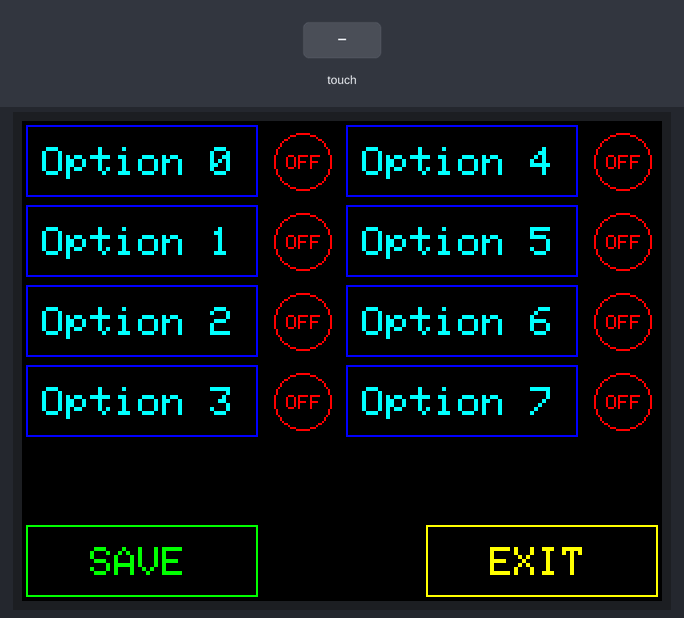
Recording of a sketch running on a simulated Arduino Uno, built with avr-gcc and run on an emulated ATmega328P. Parts: 320×240 colour display. Inputs (shaded band) come from the test bench. What the sketch prints to the serial monitor is not drawn.

Above: at 1.9 s.
2.0 s: touch panel pressed at 87 % / 70 % of its raw x / y range
At 4.1 s:
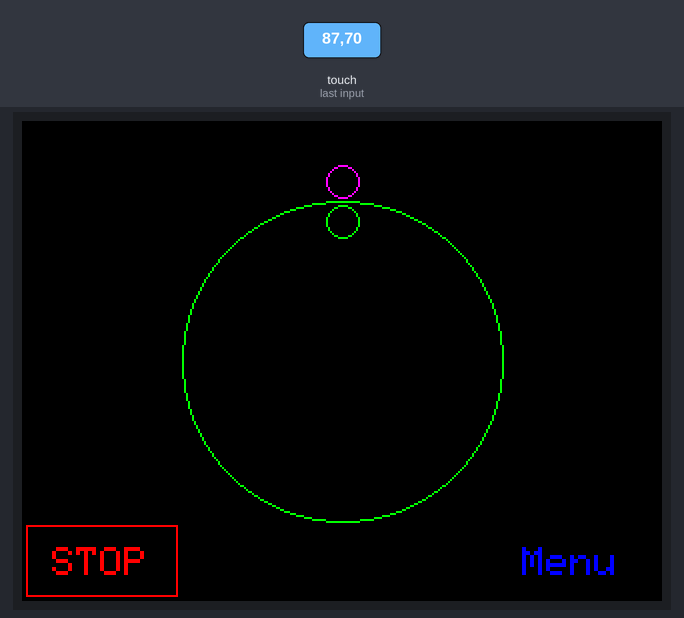
5.0 s: touch panel pressed at 87 % / 90 % of its raw x / y range
At 6.2 s:
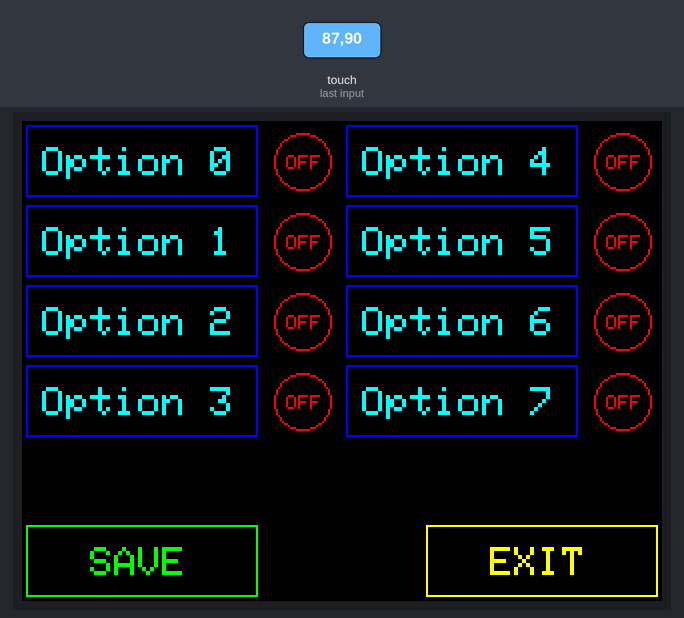
6.7 s: touch panel pressed at 13 % / 10 % of its raw x / y range
At 7.7 s:
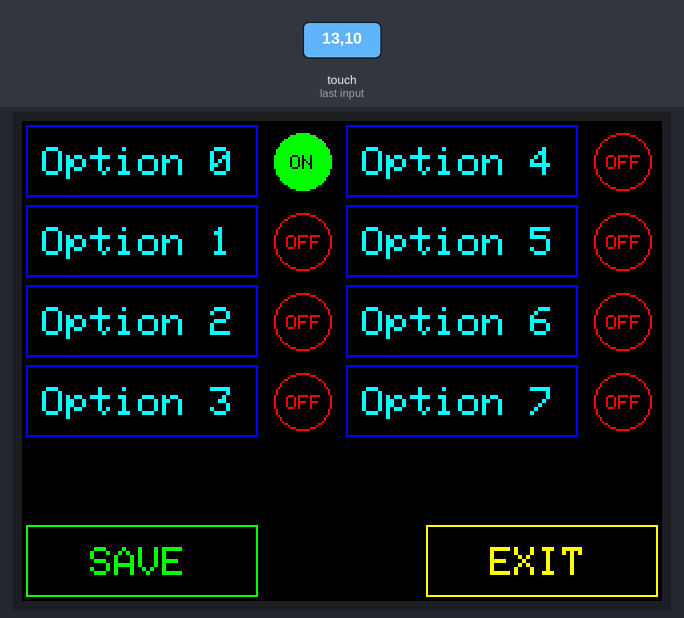
8.2 s: touch panel pressed at 38 % / 10 % of its raw x / y range
At 8.9 s:
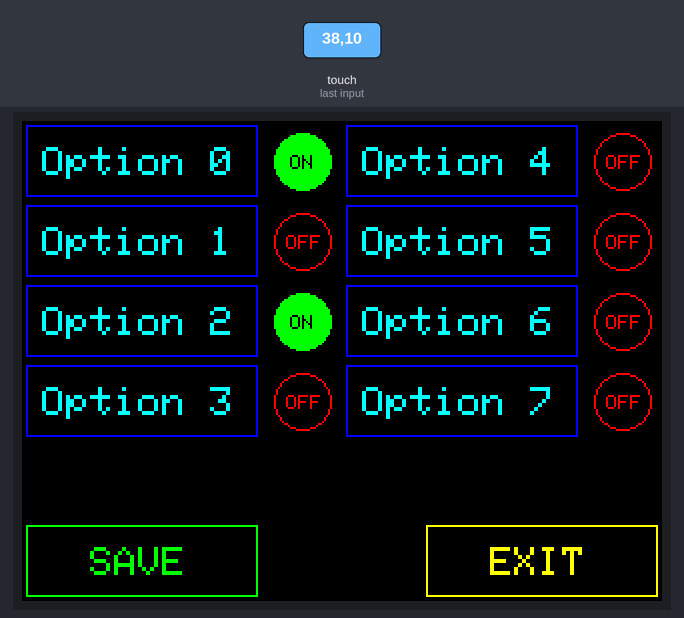
9.7 s: touch panel pressed at 62 % / 10 % of its raw x / y range
At 10.9 s:
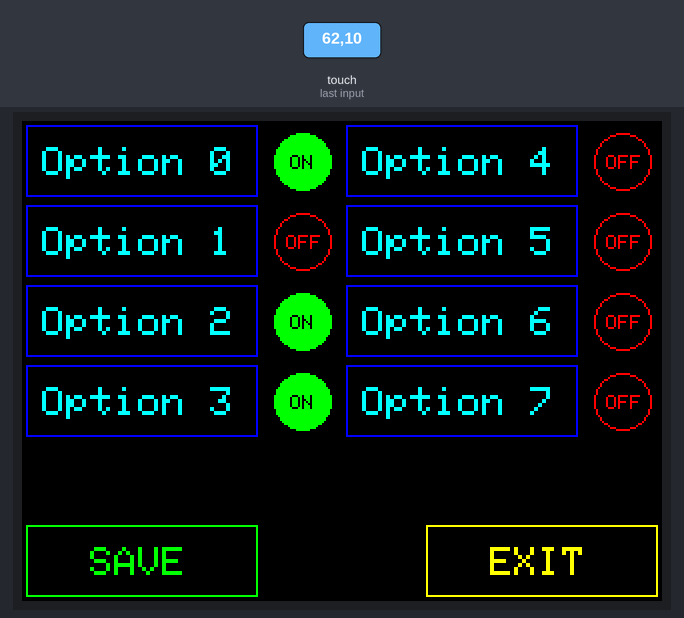
11.2 s: touch panel pressed at 87 % / 10 % of its raw x / y range
At 11.8 s:
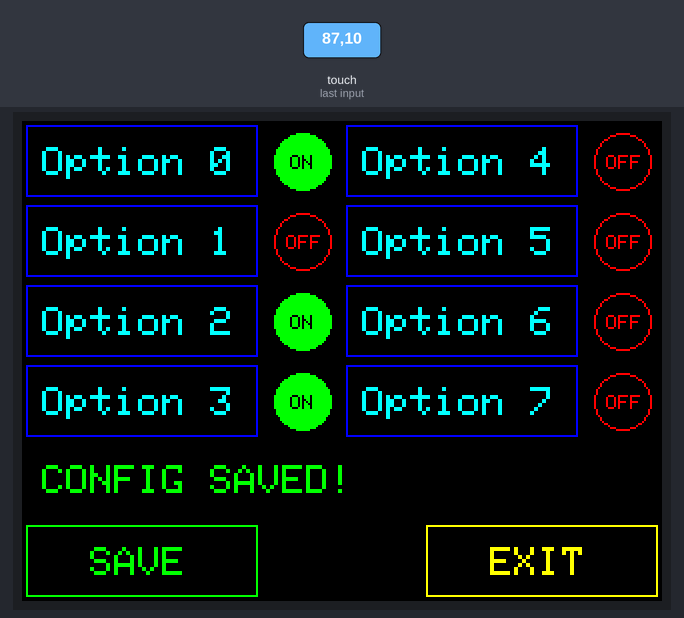
Timing chart, 0 to 14.2 s (numbered marks = the images above; inputs shaded):
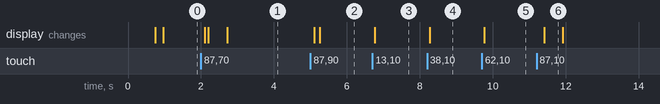

The sketch:

RC_Remote_UNO.ino
```cpp
#include <Adafruit_GFX.h>    // Core graphics library
#include <Elegoo_TFTLCD.h> // Hardware-specific library
#include <TouchScreen.h>
#include <string.h>
#include <SoftwareSerial.h>


///___LCD CONFIGURATION___///
// The control pins for the LCD can be assigned to any digital or
// analog pins...but we'll use the analog pins as this allows us to
// double up the pins with the touch screen (see the TFT paint example).
#define LCD_CS A3 // Chip Select goes to Analog 3
#define LCD_CD A2 // Command/Data goes to Analog 2
#define LCD_WR A1 // LCD Write goes to Analog 1
#define LCD_RD A0 // LCD Read goes to Analog 0
#define LCD_RESET A4 // Can alternately just connect to Arduino's reset pin


///___TOUCH CONFIGURATION___///
#define YP A3       // must be an analog pin, use "An" notation!
#define XM A2       // must be an analog pin, use "An" notation!
#define YM 9        // can be a digital pin
#define XP 8        // can be a digital pin

#define TS_MINX 950 //CALIBRATION DATA (PORTRAIT MODE)
#define TS_MINY 62
#define TS_MAXX 100
#define TS_MAXY 925
#define MINPRESSURE 10
#define MAXPRESSURE 1000
unsigned int touchPixel[2];

///___COLOR SETUP___///
// Assign human-readable names to some common 16-bit color values:
#define BLACK   0x0000
#define GRAY    0x4044
#define BLUE    0x001F
#define RED     0xF800
#define GREEN   0x07E0
#define CYAN    0x07FF
#define MAGENTA 0xF81F
#define YELLOW  0xFFE0
#define WHITE   0xFFFF


///___INITIALIZE TFT DISPLAY & TOUCH___///
TouchScreen ts = TouchScreen(XP, YP, XM, YM, 300);
Elegoo_TFTLCD tft(LCD_CS, LCD_CD, LCD_WR, LCD_RD, LCD_RESET);


///___INITIALIZE FUNCTIONS___///
void LCD_INIT();
void PrintStartupMessage();
void DisplayConfigScreen();
void DrawButton (unsigned int grid_x, unsigned int grid_y, unsigned int grid_w, unsigned int grid_h, uint16_t buttonColor, String text, byte text_size, uint16_t textColor, bool singleChar, byte buttonID);
void DrawTile   (unsigned int grid_x, unsigned int grid_y, unsigned int grid_w, unsigned int grid_h, uint16_t buttonColor, String text, byte text_size, uint16_t textColor, bool singleChar);
void getTouchPoint();
void ConfigScreenTouch(byte buttonID);
void DisplayEmergencyScreen();
void DisplayMainScreen();

///___BUTTON FUNCTIONS AND VARIABALES___///
int   touchGrid [2];
const int  gridSize = 40;
//typedef void (*FuncArray)(bool);
//FuncArray ScreenFunctions[8][8];
int gridButtonLinks[8][8];
byte message_buffer;
//byte message;

///___MISC. VARIABLES___///
double angle;
double angle_old;
unsigned int compass_center[2] = {320/2 , 240/2};
unsigned int compass_radius=80;
unsigned int indicator_radius=40;
bool screen = 0;
double north_angle;
double steering_angle;
double north_old;
double steering_old;

///___COMMUNICATION SETUP___///
SoftwareSerial SoftSerial = SoftwareSerial(10, 11, false);
byte serial_out_buffer = 0;


void setup() {
  Serial.begin(115200);
  memset(gridButtonLinks,255,sizeof(gridButtonLinks));
  SoftSerial.begin(9600);
  LCD_INIT();
  PrintStartupMessage();
  delay(500);
}

void loop() {
  memset(gridButtonLinks,255,sizeof(gridButtonLinks));
  tft.fillScreen(BLACK);

  if (screen ==1){
    DisplayMainScreen();
  }
  while (screen == 1){  //MAIN SCREEN
    if(SoftSerial.available()>2){
      if(SoftSerial.read() == 255){
        north_angle = SoftSerial.read() * 6.2832/254.0;
        steering_angle = SoftSerial.read() * 6.2832/254.0;
        Serial.print(north_angle);Serial.print("\t");Serial.println(steering_angle);  //print output for testing
      }
      while(SoftSerial.available()){
        SoftSerial.read();
      }
    }
    UpdateCompass();
    getTouchPoint();
    delay(5);
  }


  memset(gridButtonLinks,255,sizeof(gridButtonLinks));
  tft.fillScreen(BLACK);

  if (screen == 0){
//    message_buffer = message;
    delay(10);
    DisplayConfigScreen();
  }
  while (screen == 0){  //CONFIG SCREEN
    getTouchPoint();
    delay(5);
  }
  SoftSerial.write(message_buffer);

}
```

DisplayFunctions.ino
```cpp
void PrintStartupMessage(){
  tft.setCursor(1,0);
  tft.setTextColor(MAGENTA);tft.setTextSize(3);tft.println("TFT_test.ino");
  tft.setTextColor(BLUE);   tft.setTextSize(1);tft.println("Resolution 320x240 px\nCapable of 500 pixels/sec");
  tft.setTextColor(BLUE);   tft.setTextSize(1);tft.println("Zachary Lauritzen 2022");
  tft.setTextColor(GREEN);  tft.setTextSize(2);tft.print("Beginning program...");
}

void DisplayConfigScreen(){
  DrawButton(0,0,3,1,BLUE,"Option 0",2,CYAN, 0,0);
  DrawButton(0,1,3,1,BLUE,"Option 1",2,CYAN, 0,1);
  DrawButton(0,2,3,1,BLUE,"Option 2",2,CYAN, 0,2);
  DrawButton(0,3,3,1,BLUE,"Option 3",2,CYAN, 0,3);
  DrawButton(4,0,3,1,BLUE,"Option 4",2,CYAN, 0,4);
  DrawButton(4,1,3,1,BLUE,"Option 5",2,CYAN, 0,5);
  DrawButton(4,2,3,1,BLUE,"Option 6",2,CYAN, 0,6);
  DrawButton(4,3,3,1,BLUE,"Option 7",2,CYAN, 0,7);
  DrawButton(0,5,3,1,GREEN,"  SAVE"   ,2,GREEN,0,10);
  DrawButton(5,5,3,1,YELLOW,"  EXIT"  ,2,YELLOW,0,11);

  DrawStatusLight(3,0,bitRead(message_buffer,0));
  DrawStatusLight(3,1,bitRead(message_buffer,1));
  DrawStatusLight(3,2,bitRead(message_buffer,2));
  DrawStatusLight(3,3,bitRead(message_buffer,3));
  DrawStatusLight(7,0,bitRead(message_buffer,4));
  DrawStatusLight(7,1,bitRead(message_buffer,5));
  DrawStatusLight(7,2,bitRead(message_buffer,6));
  DrawStatusLight(7,3,bitRead(message_buffer,7));

}


void DisplayMainScreen(){
  tft.setCursor(6,0);
  tft.setTextColor(10);
  tft.setTextSize(2);
  tft.setTextColor(WHITE,BLACK);
  tft.print("Radio transmitter active!!");
  delay(500);
  tft.setCursor(6,0);
  tft.print("                          ");
  tft.drawCircle(compass_center[0], compass_center[1], compass_radius , GREEN);
  DrawButton(6,5,2,1,BLACK,"Menu",2,BLUE,0,11);
  DrawButton(0,5,2,1,RED,"STOP",2,RED,1,222);
  //DrawTile  (0,0,1,6,RED,"",3,RED,0);
}


void UpdateCompass(){
  //DrawTile(0,0,8,1,WHITE,"MAIN DISPLAY",3,MAGENTA ,0);
  angle = byte(millis()/50)/255.0 * 360.0;

  if(true){
    tft.drawCircle(compass_center[0] +sin(north_old)       *(compass_radius - 10) , compass_center[1]  -cos(north_old)        *(compass_radius - 10),8,BLACK);
    tft.drawCircle(compass_center[0] +sin(north_angle)     *(compass_radius - 10) , compass_center[1]  -cos(north_angle)      *(compass_radius - 10),8,GREEN);
    tft.drawCircle(compass_center[0] +sin(steering_old)    *(compass_radius + 10) , compass_center[1]  -cos(steering_old)     *(compass_radius + 10),8,BLACK);
    tft.drawCircle(compass_center[0] +sin(steering_angle)  *(compass_radius + 10) , compass_center[1]  -cos(steering_angle)   *(compass_radius + 10),8,MAGENTA);

    north_old     = north_angle;
    steering_old  = steering_angle;

  }

}

void DisplayEmergencyScreen(){
  tft.fillScreen(RED);
  tft.setCursor(55,90);
  tft.setTextSize(4);
  tft.setTextColor(BLACK);
  tft.println("EMERGENCY\n     STOP!");

  while (1){
    delay(1000);
    }
}
```

DrawFunctions.ino
```cpp
void DrawButton(unsigned int grid_x, unsigned int grid_y, unsigned int grid_w, unsigned int grid_h, uint16_t buttonColor, String text, byte text_size, uint16_t textColor, bool singleChar, byte buttonID){
  byte button_margin = 2;

  byte text_margin = gridSize/2-text_size*4 + 1;
  byte center_offset = 10;
  if (singleChar == true){
     center_offset = 21-3*text_size;
  }

  tft.drawRect(gridSize*grid_x + button_margin, gridSize*grid_y + button_margin, gridSize*grid_w - 2*button_margin, gridSize*grid_h - 2*button_margin, buttonColor);
  tft.setCursor(gridSize*grid_x + center_offset, gridSize*grid_y + text_margin);
  tft.setTextSize(text_size);
  tft.setTextColor(textColor);
  tft.print(text);
  for (int a=grid_x;a<grid_w+grid_x;a++){
    for (int b=grid_y;b<grid_h+grid_y;b++){
      gridButtonLinks[a][b] = buttonID;
    }
  }

//  gridButtonLinks[grid_x][grid_y] = buttonID;


}

void DrawTile(unsigned int grid_x, unsigned int grid_y, unsigned int grid_w, unsigned int grid_h, uint16_t buttonColor, String text, byte text_size, uint16_t textColor, bool singleChar){
  byte button_margin = 2;

  byte text_margin = gridSize/2-text_size*4 + 1;
  byte center_offset = 10;
  if (singleChar == true){
     center_offset = 21-3*text_size;
  }

  tft.fillRect(gridSize*grid_x + button_margin, gridSize*grid_y + button_margin, gridSize*grid_w - 2*button_margin, gridSize*grid_h - 2*button_margin, buttonColor);
  tft.setCursor(gridSize*grid_x + center_offset, gridSize*grid_y + text_margin);
  tft.setTextSize(text_size);
  tft.setTextColor(textColor);
  tft.print(text);
}


void DrawStatusLight(unsigned int grid_x, unsigned int grid_y, bool input_bit){
  byte center_offset;
  byte text_margin = gridSize/2-1*4 + 1;
  tft.setTextSize(1);

  tft.fillCircle(gridSize*grid_x + gridSize/2, gridSize*grid_y + gridSize/2, gridSize/2-6, BLACK);


  if (input_bit){
    center_offset = 14;

    tft.fillCircle(gridSize*grid_x + gridSize/2, gridSize*grid_y + gridSize/2, gridSize/2-6, GREEN);
    tft.setCursor(gridSize*grid_x + center_offset, gridSize*grid_y + text_margin);
    tft.setTextColor(BLACK);
    tft.print("ON");
  }
  else {
    center_offset = 12;
    tft.drawCircle(gridSize*grid_x + gridSize/2, gridSize*grid_y + gridSize/2, gridSize/2-6, RED);
    tft.setCursor(gridSize*grid_x + center_offset, gridSize*grid_y + text_margin);
    tft.setTextColor(RED);
    tft.print("OFF");
  }

}
```

TouchFunctions.ino
```cpp
void getTouchPoint(){
  digitalWrite(13, HIGH);
  TSPoint p = ts.getPoint();
  digitalWrite(13, LOW);
  pinMode(XM, OUTPUT);
  pinMode(YP, OUTPUT);

  if (p.z > MINPRESSURE && p.z < MAXPRESSURE) {
    // scale from 0->1023 to tft.width
    //Serial.print(p.x);Serial.print('\t');Serial.print(p.y);
    p.x = map(p.x, TS_MINX, TS_MAXX, 240, 0);
    p.y = map(p.y, TS_MINY, TS_MAXY, 0, 320);
    touchPixel[0] = p.x;
    touchPixel[1] = p.y;
    //Serial.print("\ttouchGrid: ");Serial.print(touchGrid[0]);Serial.print(',');Serial.println(touchGrid[1]);
    touchGrid[0] = round((p.y)/gridSize); //flip x and y
    touchGrid[1] = round((p.x)/gridSize);

    ConfigScreenTouch(gridButtonLinks[touchGrid[0]][touchGrid[1]]);

    //tft.drawRect(touchGrid[0]*gridSize+5, touchGrid[1]*gridSize+5, gridSize-10, gridSize-10, MAGENTA);
    //DrawTile(touchGrid[0],touchGrid[1],1,1,BLUE,String(gridButtonLinks[touchGrid[0]][touchGrid[1]]),1,WHITE,0);
    //delay(250);
    //DisplayConfigScreen();

//    digitalWrite(13, HIGH);
//    TSPoint p = ts.getPoint();  //NOT NECESSARY
//
//    while (p.z > MINPRESSURE && p.z < MAXPRESSURE){
//      TSPoint p = ts.getPoint();
//    }
//    digitalWrite(13, LOW);
//    pinMode(XM, OUTPUT);
//    pinMode(YP, OUTPUT);

    delay(100);
  }


}


void ConfigScreenTouch(byte buttonID){
  if (buttonID <8){
    bitWrite(message_buffer,buttonID,!bitRead(message_buffer,buttonID));
    DisplayConfigScreen();
  }
  else if (buttonID == 10){
    delay(100);
    byte garbage = 69;
    SoftSerial.write(garbage);
    delay(100);
//    message = message_buffer;

    for (int n=0;n<8;n++){
//      Serial.print(bitRead(message,n));Serial.print(',');
    }
//    Serial.println();

    tft.setCursor(10,gridSize*4.3);
    tft.setTextSize(2);
    tft.setTextColor(GREEN,BLACK);
    tft.print("CONFIG SAVED!");
    delay(500);
    tft.setCursor(10,gridSize*4.3);
    tft.print("             ");


    }
    else if (buttonID == 11){
      screen = !screen;
    }
    else if (buttonID == 222){
      DisplayEmergencyScreen();
    }


  }
```

LCD_INIT.ino
```cpp
void LCD_INIT(){
  Serial.println(F("TFT_test.ino"));

  #ifdef USE_Elegoo_SHIELD_PINOUT
    Serial.println(F("Using Elegoo 2.8\" TFT Arduino Shield Pinout"));
  #else
    Serial.println(F("Using Elegoo 2.8\" TFT Breakout Board Pinout"));
  #endif

  Serial.print("TFT size is "); Serial.print(tft.width()); Serial.print("x"); Serial.println(tft.height());

  tft.reset();

  uint16_t identifier = tft.readID();
identifier=0x9341;
  if(identifier == 0x9325) {
    Serial.println(F("Found ILI9325 LCD driver"));
  } else if(identifier == 0x9328) {
    Serial.println(F("Found ILI9328 LCD driver"));
  } else if(identifier == 0x7575) {
    Serial.println(F("Found HX8347G LCD driver"));
  } else if(identifier == 0x9341) {
    Serial.println(F("Found ILI9341 LCD driver"));
  } else if(identifier == 0x8357) {
    Serial.println(F("Found HX8357D LCD driver"));
  } else {
    Serial.print(F("Unknown LCD driver chip: "));
    Serial.println(identifier, HEX);
    Serial.println(F("If using the Elegoo 2.8\" TFT Arduino shield, the line:"));
    Serial.println(F("  #define USE_Elegoo_SHIELD_PINOUT"));
    Serial.println(F("should appear in the library header (Elegoo_TFT.h)."));
    Serial.println(F("If using the breakout board, it should NOT be #defined!"));
    Serial.println(F("Also if using the breakout, double-check that all wiring"));
    Serial.println(F("matches the tutorial."));
    return;
  }

  tft.begin(identifier);
  tft.setRotation(3);
  tft.fillScreen(BLACK);
}
```

Measured:
- after the input at 2.0 s, the display: first changes after 0.11 s (image 1 shows a later state)
- after the input at 5.0 s, the display: first changes after 0.11 s (image 2 shows a later state)
- after the input at 6.7 s, the display: changes after 0.07 s (image 3)
- after the input at 8.2 s, the display: changes after 0.07 s (image 4)
- after the input at 9.7 s, the display: changes after 0.07 s (image 5)
- after the input at 11.2 s, the display: changes after 0.21 s (image 6)
- what the display in image 6 shows lasts 0.5 s, from 11.4 s to 11.9 s
